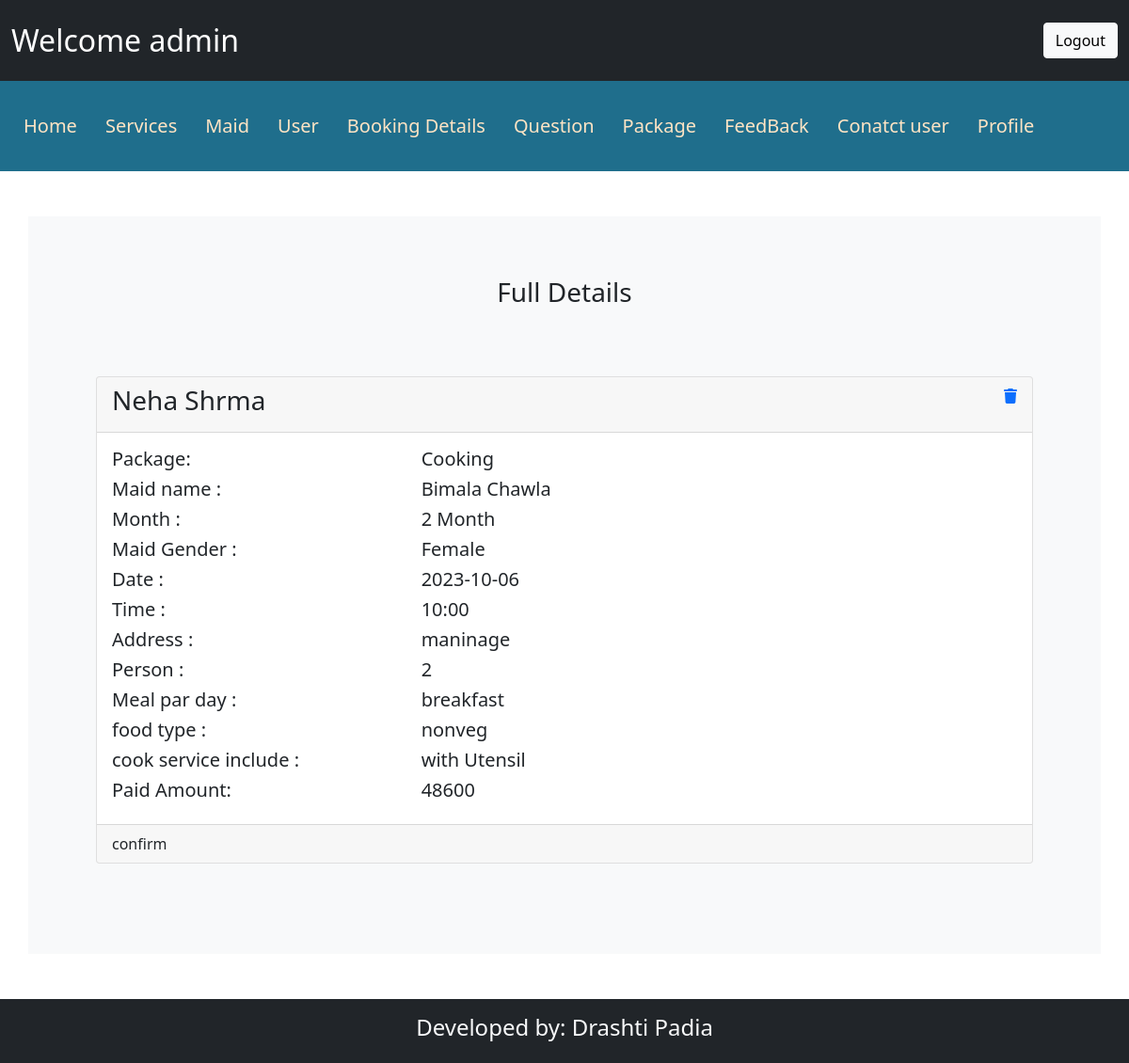
/admin/packbookfulldetails.php?packid=1 (signed in), run on the app's committed database.
### tables this page shows
CREATE TABLE IF NOT EXISTS `packagebooking` (
  `pb_id` int(11) NOT NULL AUTO_INCREMENT,
  `pcomq_ids` varchar(50) NOT NULL,
  `pcomq_values` varchar(100) NOT NULL,
  `pspeq_ids` varchar(50) NOT NULL,
  `pspeq_values` varchar(100) NOT NULL,
  `month` int(11) NOT NULL,
  `sal_id` int(11) NOT NULL,
  `maid_id` int(11) DEFAULT NULL,
  `ID` int(11) NOT NULL,
  `p_cardname` varchar(50) DEFAULT NULL,
  `p_cardnumber` varchar(16) DEFAULT NULL,
  `p_cardcvv` varchar(3) DEFAULT NULL,
  `p_cardexpiry` date DEFAULT NULL,
  `pbookingdate` date NOT NULL,
  `p_status` varchar(20) DEFAULT NULL,
  `p_amount` int(11) DEFAULT NULL,
  `p_id` int(11) NOT NULL,
  PRIMARY KEY (`pb_id`),
  KEY `ID` (`ID`),
  KEY `maid_id` (`maid_id`),
  KEY `sal_id` (`sal_id`),
  KEY `p_id` (`p_id`)
);

CREATE TABLE IF NOT EXISTS `user` (
  `ID` int(11) NOT NULL AUTO_INCREMENT,
  `name` varchar(20) NOT NULL,
  `number` varchar(10) NOT NULL,
  `email` varchar(20) NOT NULL,
  `gender` varchar(10) NOT NULL,
  `password` varchar(10) NOT NULL,
  PRIMARY KEY (`ID`)
);

CREATE TABLE IF NOT EXISTS `package` (
  `p_id` int(11) NOT NULL AUTO_INCREMENT,
  `p_title` varchar(20) NOT NULL,
  `p_info` varchar(2000) NOT NULL,
  `p_image` varchar(100) NOT NULL,
  `service_Id` int(11) NOT NULL,
  PRIMARY KEY (`p_id`),
  KEY `service_Id` (`service_Id`)
);

CREATE TABLE IF NOT EXISTS `maids` (
  `maid_id` int(11) NOT NULL AUTO_INCREMENT,
  `maid_name` varchar(30) NOT NULL,
  `maid_age` varchar(30) NOT NULL,
  `maid_gender` varchar(30) NOT NULL,
  `maid_number` varchar(30) NOT NULL,
  `maid_picture` varchar(100) NOT NULL,
  `maid_status` varchar(50) DEFAULT NULL,
  `service_Id` int(11) NOT NULL,
  PRIMARY KEY (`maid_id`),
  KEY `service_Id` (`service_Id`)
);

CREATE TABLE IF NOT EXISTS `commonquestion` (
  `que_id` int(11) NOT NULL AUTO_INCREMENT,
  `que_description` varchar(50) NOT NULL,
  `que_value` varchar(100) DEFAULT NULL,
  `que_val_type` varchar(20) NOT NULL,
  PRIMARY KEY (`que_id`)
);

CREATE TABLE IF NOT EXISTS `specificquestion` (
  `speQ_id` int(11) NOT NULL AUTO_INCREMENT,
  `speQ_name` varchar(50) NOT NULL,
  `speQ_value` varchar(100) NOT NULL,
  `service_Id` int(11) NOT NULL,
  PRIMARY KEY (`speQ_id`),
  KEY `service_Id` (`service_Id`)
);

### admin/packbookfulldetails.php (the view, shortened to what this page needs)
<?php
include("./header.php");
$id = $_GET['packid'];
?>
<!DOCTYPE html>
<html lang="en">
<head>
    <link rel="stylesheet" href="./css/bootstrap.min.css" />
    <link rel="stylesheet" href="./css/all.min.css" />
</head>
<body>
    <section class="py-5">
        <div class="container bg-light py-5">
            <div class="row py-3">
                <div class="col text-center">
                    <h3>Full Details</h3>
                </div>
            </div>
            <?php
           $query = "SELECT * FROM packagebooking,maids,salary,user,package,service WHERE
                                       packagebooking.maid_id=maids.maid_id and
                                       packagebooking.sal_id=salary.sal_id and
                                       packagebooking.ID=user.ID and
                                       packagebooking.p_id=package.p_id and
                                       package.service_Id=service.service_Id and
                                       packagebooking.pb_id=$id";
           $res = mysqli_query($con, $query);
           while ($row = mysqli_fetch_array($res)) {
               ?>
                <div class="row m-5 ">
                    <div class="col justify-content-around">
                        <div class="card ms-auto ">
                            <div class="card-header">
                                <div class="row">
                                    <div class="col-10">
                                        <h3><?php echo $row[29]; ?></h3>
                                    </div>
                                   <div class="col-2 text-end">
                                      <a href="deleteAdminpackbook.php?packbookid=<?php echo $row[0] ?>"><i class="fa-solid fa-trash"></i></a>
                                    </div>
                                </div>
                            </div>
                            <div class="card-body">
                                <div class="row">
                                    <div class="col-4">
                                        <h5> Package:</h5>
                                    </div>
                                    <div class="col-6">
                                       <h5><?php echo $row[35]; ?></h5>
                                    </div>
                                    <div class="col-4">
                                         <h5>Maid name :</h5>
                                    </div>
                                    <div class="col-6">
                                        <h5><?php echo $row[18]; ?></h5>
                                    </div>
                                    <div class="col-4">
                                         <h5>Month :</h5>
                                    </div>
                                    <div class="col-6">
                                        <h5><?php echo $row[5] . " Month"; ?></h5>
                                    </div>
                                    <?php
                                    $comans = explode(",", $row[2]);
                                    $comvalQ = "SELECT * FROM commonquestion WHERE que_description!='Days'";
                                    $comvalR = mysqli_query($con, $comvalQ); ?>
                                    <div class="col-4">
                                        <?php
                                        while ($comvalrow = mysqli_fetch_array($comvalR)) { ?>
                                            <div class="row">
                                                <h5><?php echo $comvalrow[1]; ?> : </h5>
                                            </div>
                                        <?php } ?>
                                    </div>
                                    <div class="col-6">
                                        <?php
                                        for ($i = 0; $i < count($comans); $i++) { ?>
                                            <div class="row">
                                                <h5> <?php echo $comans[$i]; ?></h5>
                                            </div>
                                        <?php }
                                        ?>
                                    </div>
                                </div>
                                <?php
                                $serid = $row[38];
                                $speans = explode(",", $row[4]);
                                $spevalQ = "SELECT * FROM specificquestion WHERE service_Id=$serid";
                                $spevalR = mysqli_query($con, $spevalQ); ?>
                                <div class="row">
                                    <div class="col-4">
                                        <?php
                                        while ($spevalrow = mysqli_fetch_array($spevalR)) { ?>
                                            <div class="row">
                                                <h5><?php echo $spevalrow[1]; ?> : </h5>
                                            </div>
                                        <?php } ?>
                                    </div>
                                    <div class="col-6">
                                        <?php
                                        for ($i = 0; $i < count($speans); $i++) { ?>
                                            <div class="row">
                                                <h5> <?php echo $speans[$i]; ?></h5>
                                            </div>
                                        <?php }
                                        ?>
                                    </div>
                                </div>
                                <?php if($row[14]=="Done"){?>
                                    <div class="row">
                                        <div class="col-4"><h5> Paid Amount: </h5></div>
                                        <div class="col-6"><h5><?php echo $row[15];?></h5></div>
                                    </div>
                                <?php } ?>
                            </div>
                            <div class="card-footer">
                                <?php
                                if($row[14] == "approved" || $row[14] == "Done")
                                {
                                    echo "confirm";
                                } ?>
                            </div>
                        </div>
                    </div>
                </div>
            <?php } ?>
        </div>
    </section>
</body>
</html>
<?php include("./footer.php") ?>

### admin/css/style.css (style rules this page uses)
* { margin: 0px; padding: 0px; box-sizing: border-box; }

### data on the page
packagebooking: ID.name "Neha Shrma", p.p_title "Cooking", maid.maid_name "Bimala Chawla", month "2", pcomq_values "Female", pcomq_values "2023-10-06", pcomq_values "10:00", pcomq_values "maninage", pspeq_values "2", pspeq_values "breakfast", pspeq_values "nonveg", pspeq_values "with Utensil", p_amount "48600", p_status "confirm"
commonquestion: que_description "Maid Gender"
commonquestion: que_description "Date"
commonquestion: que_description "Time"
commonquestion: que_description "Address"
specificquestion: speQ_name "Person"
specificquestion: speQ_name "Meal par day"
specificquestion: speQ_name "food type"
specificquestion: speQ_name "cook service include"

### other printed values
$_SESSION['admin'] "admin"
